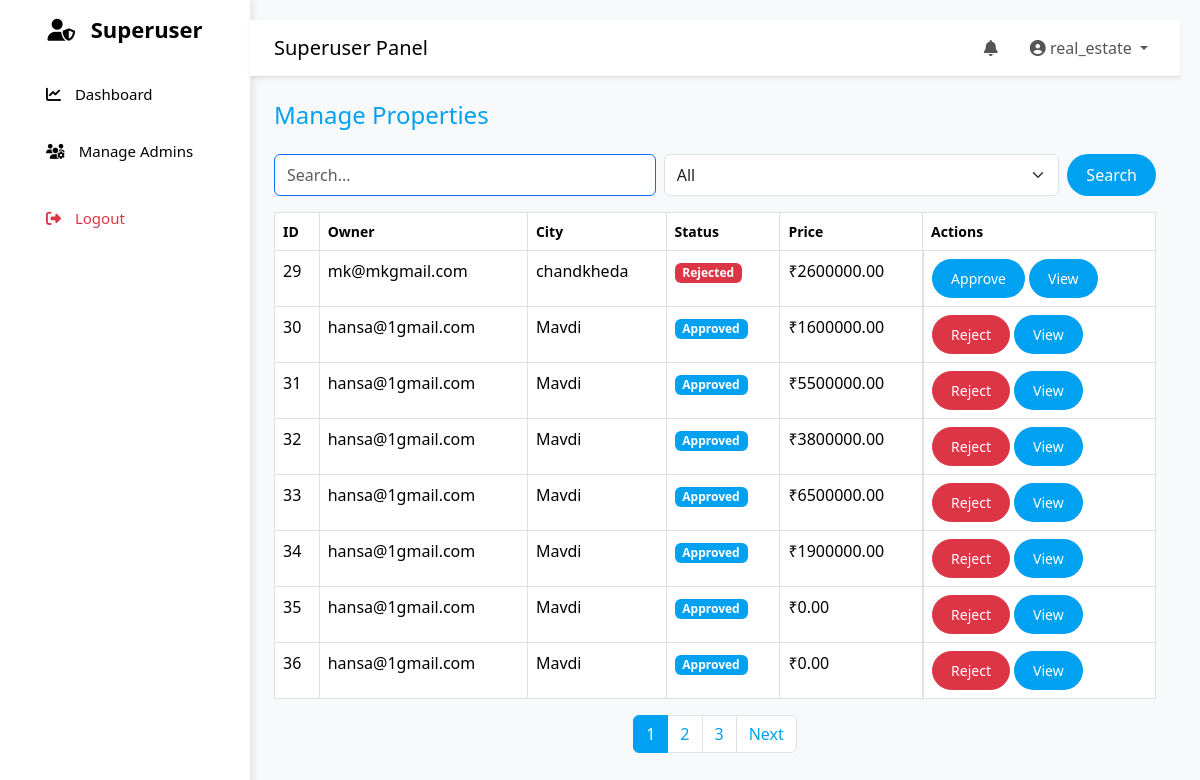
Screenshot of /custom-admin/properties/ (signed in) with the database file from the repository.
### properties/models.py (models this page shows, shortened)
class Property(models.Model):
    FURNISHING_CHOICES = [
    ("furnished", "Furnished"),
    ("semi_furnished", "Semi-Furnished"),
    ("unfurnished", "Unfurnished"),
    ]
    AGE_CHOICES = [
    ("new", "New Construction"),
    ("0-1", "Less than 1 Year"),
    ("1-5", "1-5 Years"),
    ("5-10", "5-10 Years"),
    ("10+", "10+ Years"),
    ]
    FACING_CHOICES = [
    ("north", "North"),
    ("south", "South"),
    ("east", "East"),
    ("west", "West"),
    ]
    DEAL_TYPE_CHOICES = [
    ('sale', 'For Sale'),
    ('rent', 'For Rent'),
    ]
    STATUS_CHOICES = [
        ('pending', 'Pending'),
        ('approved', 'Approved'),
        ('rejected', 'Rejected'),
    ]
    LISTED_BY_CHOICES = [
        ('owner', 'Owner'),
        ('agent', 'Agent'),
        ('builder', 'Builder'),
    ]
    PROPERTY_TYPE_CHOICES = [
        ('flat', 'Flat'),
        ('house', 'House'),
        ('apartment', 'Apartment'),
        ('villa', 'Villa'),
        ('land', 'Land'),
        ('commercial', 'Commercial'),
    ]
    BHK_CHOICES = [
        ('1bhk', '1BHK'),
        ('2bhk', '2BHK'),
        ('3bhk', '3BHK'),
        ('4bhk+', '4BHK+'),
    ]
    BUSINESS_TYPES = [
        ('office', 'Office'),
        ('shop', 'Shop'),
        ('restaurant', 'Restaurant'),
        ('warehouse', 'Warehouse'),
        ('factory', 'Factory'),
    ]
    AVAILABILITY_CHOICES = [
        ('available', 'Available'),
        ('sold', 'Sold'),
        ('rented', 'Rented'),
    ]
    REQUIRE_CHOICES = [
        ('ready', 'Ready to Move'),
        ('under_construction', 'Under Construction'),
        ('launching_soon', 'Launching Soon'),
    ]
    owner = models.ForeignKey(User, on_delete=models.CASCADE, related_name='properties')
    locality = models.ForeignKey(Locality, on_delete=models.CASCADE, related_name="properties")
    apartment_name = models.CharField(max_length=100, blank=True, null=True)
    desc = models.TextField()
    price = models.DecimalField(max_digits=12, decimal_places=2, null=True, blank=True)
    rent_per_month = models.DecimalField(max_digits=10, decimal_places=2, null=True, blank=True)
    deposit_amount = models.DecimalField(max_digits=10, decimal_places=2, null=True, blank=True)  # Rent
    property_type = models.CharField(max_length=20, choices=PROPERTY_TYPE_CHOICES)
    listed_by = models.CharField(max_length=20, choices=LISTED_BY_CHOICES)
    status = models.CharField(max_length=20, choices=STATUS_CHOICES, default='pending')
    deal_type = models.CharField(max_length=10, choices=DEAL_TYPE_CHOICES)
    posted_on = models.DateTimeField(auto_now_add=True)
    availability = models.CharField(max_length=20, choices=AVAILABILITY_CHOICES, default='available')
    area = models.PositiveIntegerField(null=True, blank=True, help_text="Area in square feet")
    require = models.CharField(max_length=30, choices=REQUIRE_CHOICES, default='ready to move')
    updated_on = models.DateTimeField(auto_now_add=True)
    is_active = models.BooleanField(default=True)
    furnishing = models.CharField(
        max_length=20, choices=FURNISHING_CHOICES, default="unfurnished"
    )
    floor_number = models.IntegerField(blank=True, null=True)
    total_floors = models.IntegerField(blank=True, null=True)
    property_age = models.CharField(
        max_length=20, choices=AGE_CHOICES, default="new"
    )
    facing = models.CharField(
        max_length=20, choices=FACING_CHOICES, blank=True, null=True, help_text="e.g. North, East, West"
    )
    parking = models.IntegerField(default=0)
    features = models.ManyToManyField(Feature, blank=True)
    bhk = models.CharField(max_length=10, choices=BHK_CHOICES, null=True, blank=True)
    bedrooms = models.IntegerField(null=True, blank=True)
    bathrooms = models.IntegerField(null=True, blank=True)
    business_type = models.CharField(
        max_length=100, choices=BUSINESS_TYPES, null=True, blank=True,
        help_text="e.g. Office, Shop, Warehouse"
    )
    seats = models.IntegerField(blank=True, null=True)      # <-- Seats/workstations
    plot_area = models.FloatField(null=True, blank=True, help_text="Area in square yards/acres")
    road_access = models.BooleanField(default=False)
    area_unit = models.CharField(max_length=20, default="sq.ft", help_text="sq.ft, sq.yd, acre")
    road_width = models.IntegerField(null=True, blank=True, help_text="Width in feet")
    zoning_type = models.CharField(
        max_length=50,
        choices=[("residential", "Residential"), ("commercial", "Commercial"),
                 ("industrial", "Industrial"), ("agricultural", "Agricultural")],
        null=True, blank=True
    )
    ownership_type = models.CharField(
        max_length=50,
        choices=[("freehold", "Freehold"), ("leasehold", "Leasehold"),
                 ("poa", "Power of Attorney"), ("govt", "Government Land")],
        null=True, blank=True
    )
    boundary_wall = models.BooleanField(default=False)
    lease_duration = models.CharField(max_length=50, null=True, blank=True, help_text="e.g. 11 months / 3 years")

class Locality(models.Model):
    city = models.ForeignKey(City, on_delete=models.CASCADE, related_name="localities")
    name = models.CharField(max_length=100)
    pincode = models.CharField(max_length=10, blank=True, null=True)
    class Meta:
        unique_together = ('city', 'name')

### properties/views.py (the view, shortened to what this page needs)
# urls.py: path('custom-admin/properties/' ,views.manage_property, name="manage_property"),
@admin_required
def manage_property(request):
    status_filter = request.GET.get("status", "all")
    search_query = request.GET.get("q", "")
    if status_filter == "pending":
        properties = Property.objects.filter(status="pending")
    elif status_filter == "approved":
        properties = Property.objects.filter(status="approved")
    elif status_filter == "rejected":
        properties = Property.objects.filter(status="rejected")
    else:
        properties = Property.objects.all()
    paginator = Paginator(properties, 8)
    page_number = request.GET.get("page")
    page_obj = paginator.get_page(page_number)
    return render(request, "properties/admin/manage_property.html", {
        "properties": page_obj,
        "status_filter": status_filter,
        "search_query": search_query
    })

### properties/context_processors.py (called while the page is built)
def notifications(request):
    if request.user.is_authenticated:
        unread_count = Notification.objects.filter(user=request.user, read=False).count()
        unread_notifications = Notification.objects.filter(user=request.user, read=False).order_by('-created_at')[:5]
    else:
        unread_notifications = []
        unread_count = 0
    return {
        "unread_notifications": unread_notifications,
        "unread_count": unread_count,
    }

### properties/views.py (called while the page is built)
def is_admin(user):
    return user.is_authenticated and (user.is_staff or user.is_superuser)

### templates/properties/admin/manage_property.html (shortened to what this page needs)
{% extends "properties/admin_base.html" %}
{% block body %}
<div class="container mt-4">
    <h4 class="mb-4" style="color: #00A1F1;">Manage Properties</h4>
    <form method="get" class="d-flex mb-3 gap-2">
        <input type="text" name="q" placeholder="Search..." value="{{ search_query }}" class="form-control border-primary">
        <select name="status" class="form-select" onchange="this.form.submit()">
            <option value="all" {% if status_filter == 'all' %}selected{% endif %}>All</option>
        </select>
        <button type="submit" class="btn" style="background-color: #00A1F1; color: #fff; width: 100px;">Search</button>
    </form>
    <table class="table table-bordered table-hover">
        <thead style="background-color: #00A1F1; color: white;">
            <tr>
                <th>ID</th>
                <th>Owner</th>
                <th>City</th>
                <th>Status</th>
                <th>Price</th>
                <th>Actions</th>
            </tr>
        </thead>
        <tbody>
            {% for prop in properties %}
            <tr>
                <td>{{ prop.id }}</td>
                <td>{{ prop.owner.username }}</td>
                <td>{{ prop.locality.name }}</td>
                <td>
                    {% if prop.status == "approved" %}
                        <span class="badge" style="background-color: #00A1F1;">Approved</span>
                    {% elif prop.status == "pending" %}
                        <span class="badge bg-warning text-dark">Pending</span>
                    {% else %}
                        <span class="badge bg-danger">Rejected</span>
                    {% endif %}
                </td>
                <td>₹{{ prop.price|floatformat:2 }}</td>
                <td class="d-flex flex-wrap gap-1">
                    {% if prop.status == "pending" %}
                        <a href="{% url 'update_property_status' prop.id 'approved' %}" class="btn btn-sm" style="background-color: #00A1F1; color: #fff;">Approve</a>
                        <a href="{% url 'update_property_status' prop.id 'rejected' %}" class="btn btn-sm btn-danger">Reject</a>
                    {% elif prop.status == "approved" %}
                        <a href="{% url 'update_property_status' prop.id 'rejected' %}" class="btn btn-sm btn-danger">Reject</a>
                    {% elif prop.status == "rejected" %}
                        <a href="{% url 'update_property_status' prop.id 'approved' %}" class="btn btn-sm" style="background-color: #00A1F1; color: #fff;">Approve</a>
                    {% endif %}
                    <a href="{% url 'property_detail' prop.id %}" class="btn btn-sm" style="background-color: #00A1F1; color: #fff;">View</a>
                </td>
            </tr>
            {% empty %}
            <tr>
                <td colspan="6" class="text-center">No properties found.</td>
            </tr>
            {% endfor %}
        </tbody>
    </table>
    <nav>
        <ul class="pagination justify-content-center">
            {% for num in properties.paginator.page_range %}
                {% if properties.number == num %}
                    <li class="page-item active"><span class="page-link" style="background-color:#00A1F1; color:white;">{{ num }}</span></li>
                {% elif num > properties.number|add:-3 and num < properties.number|add:3 %}
                    <li class="page-item"><a class="page-link" href="?page={{ num }}&q={{ search_query }}&status={{ status_filter }}" style="color: #00A1F1;">{{ num }}</a></li>
                {% endif %}
            {% endfor %}
            {% if properties.has_next %}
            <li class="page-item">
                <a class="page-link" href="?page={{ properties.next_page_number }}&q={{ search_query }}&status={{ status_filter }}" style="color: #00A1F1;">Next</a>
            </li>
            {% endif %}
        </ul>
    </nav>
</div>
{% endblock %}

### templates/properties/admin_base.html (shortened to what this page needs)
{% load static %}
<!DOCTYPE html>
<html lang="en">
<head>
   <link href="{% static 'properties/main_css/bootstrap.min.css' %}" rel="stylesheet">
<link href="{% static 'properties/main_css/bootstrap-icons.min.css' %}" rel="stylesheet">
  <link href="{% static 'properties/main_css/admin.css' %}" rel="stylesheet">
  <link href="https://cdnjs.cloudflare.com/ajax/libs/font-awesome/6.5.0/css/all.min.css" rel="stylesheet">
</head>
<body class="bg-light">
  <div class="d-flex">
    <div class="sidebar bg-white text-dark p-3 vh-100" style="width:250px;">
      <h4 class="mb-4">
        {% if request.user.is_superuser %}
          <i class="fas fa-user-shield"></i> Superuser
        {% elif request.user.is_staff %}
          <i class="fas fa-user-cog"></i> Admin
        {% else %}
          <i class="fas fa-user"></i> Dashboard
        {% endif %}
      </h4>
      <nav class="nav flex-column">
        {% if request.user.is_superuser %}
          <a href="{% url 'superuser_dashboard' %}" class="nav-link  {% if request.resolver_match.url_name == 'superuser_dashboard' %}active fw-bold{% endif %}">
            <i class="fas fa-chart-line"></i> Dashboard
          </a>
          <a href="{% url 'manage_admins' %}" class="nav-link  {% if request.resolver_match.url_name == 'manage_admins' %}active fw-bold{% endif %}">
            <i class="fas fa-users-gear"></i> Manage Admins
          </a>
        {% endif %}
        <a href="{% url 'logout_view' %}" class="nav-link text-danger mt-3">
          <i class="fas fa-sign-out-alt"></i> Logout
        </a>
      </nav>
    </div>
    <div class="content flex-grow-1">
      <nav class="navbar navbar-expand navbar-light bg-white shadow-sm px-4">
        <span class="navbar-brand">
          {% if request.user.is_superuser %}
            Superuser Panel
          {% elif request.user.is_staff %}
            Admin Panel
          {% else %}
            Dashboard
          {% endif %}
        </span>
        <ul class="navbar-nav ms-auto">
          <li class="nav-item me-3">
            <a class="nav-link"><i class="fas fa-bell"></i></a>
          </li>
          <li class="nav-item dropdown">
            <a class="nav-link dropdown-toggle" href="#" data-bs-toggle="dropdown">
              <i class="fas fa-user-circle"></i> {{ request.user.username }}
            </a>
          </li>
        </ul>
      </nav>
      <div class="container-fluid mt-4">
        {% block body %}{% endblock %}
      </div>
    </div>
  </div>
</body>
</html>

### properties/static/properties/main_css/admin.css (style rules this page uses)
* { margin: 0; padding: 0; box-sizing: border-box; font-family: "Segoe UI", Tahoma, Geneva, Verdana, sans-serif; }
:root { --primary-color: #00A1F1; --primary-color-hover: #008ECC; }
h3, h4, h5 { color: var(--primary-color); }
.table thead { background-color: var(--primary-color); color: #fff; }
.pagination .page-link { color: var(--primary-color); }
.pagination .page-item.active .page-link { background-color: var(--primary-color); color: #fff; border-color: var(--primary-color); }
button { width: 100%; padding: 12px; border: none; border-radius: 8px; background: #00A1F1; color: white; font-weight: bold; cursor: pointer; font-size: 15px; transition: background 0.3s ease, transform 0.2s ease; }
body { background: #f7f9fc; color: black; }
.sidebar { position: fixed; top: 0; left: 0; height: 100%; width: 230px; background: #00A1F1; color: black; padding-top: 20px; box-shadow: 2px 0 10px rgba(0, 0, 0, 0.1); }
.sidebar h4 { font-size: 22px; margin-bottom: 30px; font-weight: bold; text-align: center; color: black; }
.sidebar a { display: flex; align-items: center; gap: 10px; padding: 12px 20px; margin: 5px 10px; text-decoration: none; color: black; border-radius: 8px; font-size: 15px; font-weight: 500; transition: all 0.3s ease; }
.content { margin-left: 230px; padding: 20px; }
body { font-family: "Segoe UI", Tahoma, Geneva, Verdana, sans-serif; background-color: #f8f9fa; margin: 0; padding: 0; }
.sidebar { position: fixed; top: 0; left: 0; height: 100%; width: 230px; background-color: white; padding-top: 20px; overflow-y: auto; }
.sidebar a { display: block; color: black; padding: 12px 20px; text-decoration: none; transition: all 0.3s ease; }
.sidebar i { margin-right: 10px; }
.navbar { border-bottom: 1px solid #e0e0e0; }
.navbar .nav-link { color: #555 !important; }
.table thead { background-color: #f1f1f1; font-size: 14px; }
.btn { border-radius: 30px; padding: 8px 18px; }
.table th { font-weight: 600; }

### rows the page displays
Property: id "29", owner.username "mk@mkgmail.com", locality.name "chandkheda", status "Rejected", price "2600000.00"
Property: id "30", owner.username "hansa@1gmail.com", locality.name "Mavdi", status "Approved", price "1600000.00"
Property: id "31", owner.username "hansa@1gmail.com", locality.name "Mavdi", status "Approved", price "5500000.00"
Property: id "32", owner.username "hansa@1gmail.com", locality.name "Mavdi", status "Approved", price "3800000.00"
Property: id "33", owner.username "hansa@1gmail.com", locality.name "Mavdi", status "Approved", price "6500000.00"
Property: id "34", owner.username "hansa@1gmail.com", locality.name "Mavdi", status "Approved", price "1900000.00"
Property: id "35", owner.username "hansa@1gmail.com", locality.name "Mavdi", status "Approved", price "0.00"
Property: id "36", owner.username "hansa@1gmail.com", locality.name "Mavdi", status "Approved", price "0.00"

### other values shown
{{ request.user.username }} "real_estate"
{{ num }} "1"
{{ num }} "2" "3"
